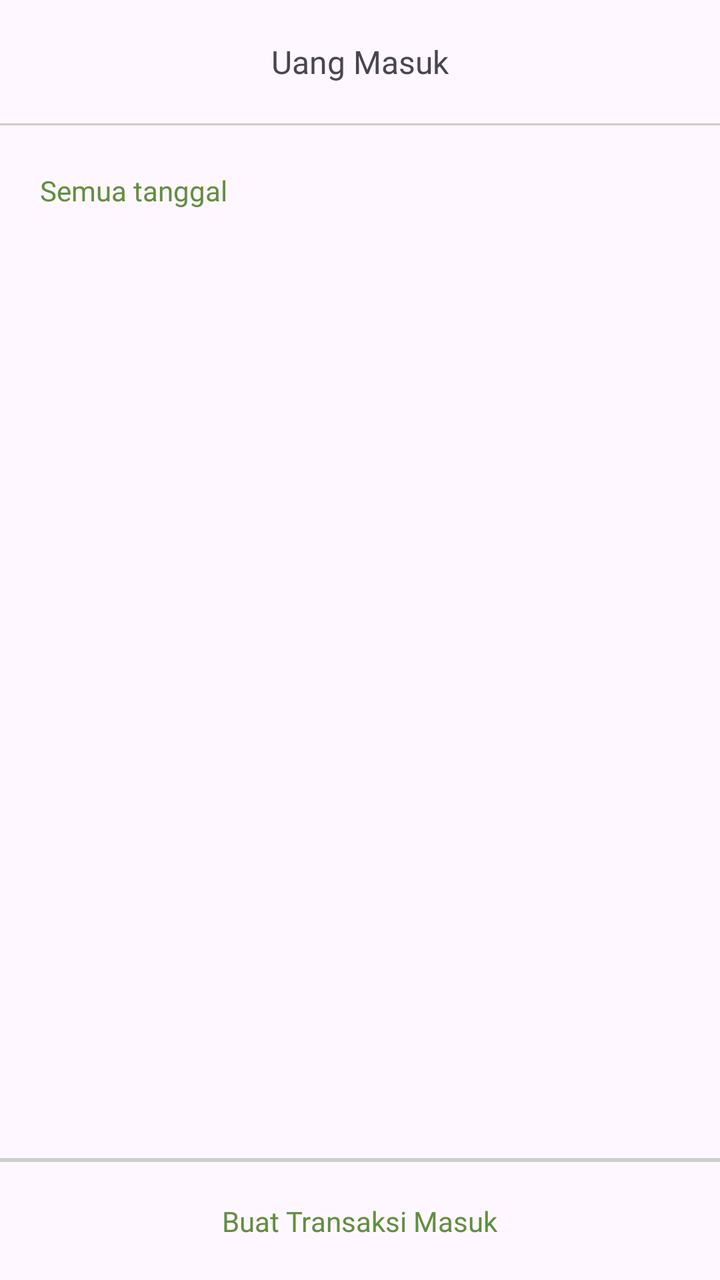
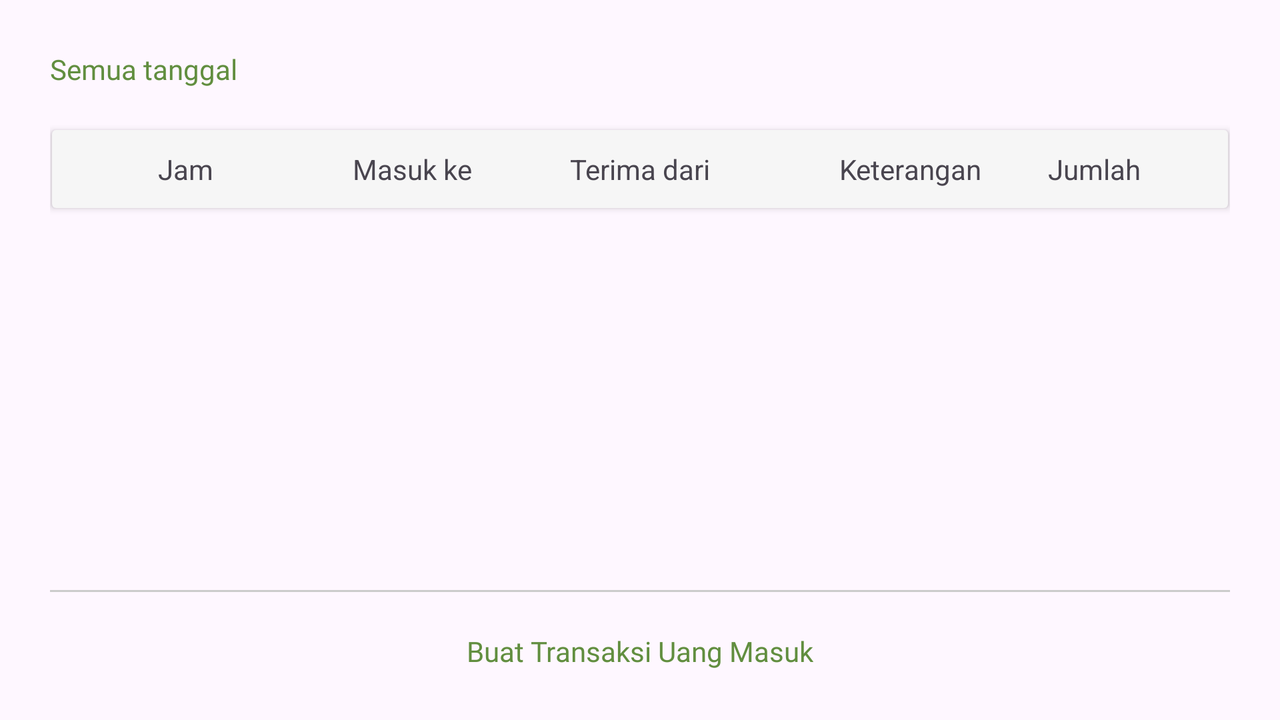

The same Android screen from two of the app's own layout files: first res/layout/ as a phone draws it, then the repository's variant for another configuration, drawn on a device whose configuration selects that folder. Both files follow.
<!-- AndroidManifest.xml: application theme Theme.AndroidDevTest2 -->
<!-- res/layout/fragment_daftar_uang_masuk.xml -->
<?xml version="1.0" encoding="utf-8"?>
<RelativeLayout xmlns:android="http://schemas.android.com/apk/res/android"
    xmlns:app="http://schemas.android.com/apk/res-auto"
    xmlns:tools="http://schemas.android.com/tools"
    android:layout_width="match_parent"
    android:layout_height="match_parent"
    android:orientation="vertical"
    tools:context=".ui.theme.main.ui.fragment.DaftarUangMasukFragment">

    <LinearLayout
        android:layout_alignParentTop="true"
        android:layout_above="@id/parentBottom"
        android:layout_width="match_parent"
        android:layout_height="wrap_content"
        android:orientation="vertical">

        <LinearLayout
            android:layout_width="match_parent"
            android:layout_height="wrap_content"
            android:orientation="vertical">

            <RelativeLayout
                android:padding="20dp"
                android:layout_width="match_parent"
                android:layout_height="wrap_content">

                <ImageButton
                    android:id="@+id/icBackActivity"
                    android:layout_width="wrap_content"
                    android:layout_height="wrap_content"
                    android:src="@drawable/ic_back_activity"
                    android:background="@null" />

                <TextView
                    android:layout_width="wrap_content"
                    android:layout_height="wrap_content"
                    android:text="Uang Masuk"
                    android:fontFamily="@font/poppins_bold"
                    android:textSize="16sp"
                    android:layout_centerInParent="true" />
            </RelativeLayout>

            <View
                android:layout_width="match_parent"
                android:layout_height="1dp"
                android:background="@color/line" />
        </LinearLayout>

        <LinearLayout
            android:layout_width="match_parent"
            android:layout_height="wrap_content"
            android:orientation="vertical"
            android:padding="20dp">

            <RelativeLayout
                android:layout_width="match_parent"
                android:layout_height="wrap_content">

                <TextView
                    android:id="@+id/rangeDate"
                    android:layout_centerVertical="true"
                    android:layout_width="wrap_content"
                    android:layout_height="wrap_content"
                    android:textColor="@color/green_primary"
                    android:fontFamily="@font/poppins_medium"
                    android:text="Semua tanggal" />
                <ImageView
                    android:id="@+id/btnCalender"
                    android:layout_width="25dp"
                    android:layout_height="25dp"
                    android:src="@drawable/ic_calender"
                    android:layout_alignParentEnd="true"
                    app:tint="@color/green_primary" />
            </RelativeLayout>
            <androidx.recyclerview.widget.RecyclerView
                android:id="@+id/recyclerView"
                android:layout_marginTop="15dp"
                android:layout_width="match_parent"
                android:layout_height="wrap_content" />
        </LinearLayout>
    </LinearLayout>

    <LinearLayout
        android:id="@+id/parentBottom"
        android:layout_alignParentBottom="true"
        android:layout_width="match_parent"
        android:layout_height="wrap_content"
        android:orientation="vertical">
        <View
            android:layout_width="match_parent"
            android:layout_height="2dp"
            android:background="@color/line"/>
        <TextView
            android:id="@+id/btnCreateTransaction"
            android:layout_width="wrap_content"
            android:layout_height="wrap_content"
            android:textColor="@color/green_primary"
            android:fontFamily="@font/poppins_semi_bold"
            android:text="Buat Transaksi Masuk"
            android:layout_margin="20dp"
            android:layout_gravity="center_horizontal"/>
    </LinearLayout>

</RelativeLayout>
<!-- resources referenced by this layout -->
<resources>
  <color name="green_primary">#618E3F</color>
  <color name="line">#CCCCCC</color>
  <style name="Theme.AndroidDevTest2" parent="Theme.Material3.DayNight.NoActionBar">
          <item name="colorPrimary">@color/green_primary</item>
          <item name="colorSecondary">@color/md_theme_light_secondary</item>
          <item name="colorSurface">@color/md_theme_light_surface</item>
      </style>
  <color name="md_theme_light_secondary">#625B71</color>
  <color name="md_theme_light_surface">#FFFFFF</color>
</resources>
<!-- res/layout-land/fragment_daftar_uang_masuk.xml (the repository's variant of the layout above) -->
<!-- drawn on the phone turned sideways -->
<?xml version="1.0" encoding="utf-8"?>

<RelativeLayout xmlns:android="http://schemas.android.com/apk/res/android"
    xmlns:app="http://schemas.android.com/apk/res-auto"
    xmlns:tools="http://schemas.android.com/tools"
    android:layout_width="match_parent"
    android:padding="25dp"
    android:orientation="vertical"
    android:layout_height="match_parent">
    <LinearLayout
        android:layout_alignParentTop="true"
        android:layout_above="@id/parentBottom"
        android:layout_width="match_parent"
        android:layout_height="wrap_content"
        android:orientation="vertical">
        <RelativeLayout
            android:layout_width="match_parent"
            android:layout_marginBottom="20dp"
            android:layout_height="wrap_content">
            <TextView
                android:id="@+id/rangeDate"
                android:layout_width="wrap_content"
                android:layout_height="wrap_content"
                android:text="Semua tanggal"
                android:fontFamily="@font/poppins_regular"
                android:textSize="14sp"
                android:textColor="@color/green_primary"/>
            <ImageView
                android:id="@+id/btnCalender"
                android:layout_width="wrap_content"
                android:layout_height="wrap_content"
                android:src="@drawable/ic_calender"
                android:layout_alignParentEnd="true"
                app:tint="@color/green_primary" />
        </RelativeLayout>
        <androidx.cardview.widget.CardView
            android:layout_margin="1dp"
            android:layout_width="match_parent"
            android:layout_height="wrap_content"
            android:weightSum="10"
            app:cardCornerRadius="2dp"
            app:cardBackgroundColor="@color/bg_header_row"
            android:orientation="horizontal">
            <LinearLayout
                android:layout_width="match_parent"
                android:layout_height="wrap_content"
                android:padding="10dp"
                android:orientation="horizontal">
                <TextView
                    android:layout_width="0dp"
                    android:layout_height="wrap_content"
                    android:text="Jam"
                    android:gravity="center"
                    android:layout_weight="2"/>
                <TextView
                    android:layout_width="0dp"
                    android:layout_height="wrap_content"
                    android:text="Masuk ke"
                    android:gravity="center"
                    android:layout_weight="2"/>
                <TextView
                    android:layout_width="0dp"
                    android:layout_height="wrap_content"
                    android:text="Terima dari"
                    android:gravity="center"
                    android:layout_weight="2"/>
                <TextView
                    android:layout_width="0dp"
                    android:layout_height="wrap_content"
                    android:text="Keterangan"
                    android:gravity="end|center_horizontal"
                    android:layout_weight="2"/>
                <TextView
                    android:layout_width="0dp"
                    android:layout_height="wrap_content"
                    android:text="Jumlah"
                    android:gravity="center"
                    android:layout_weight="2"/>
            </LinearLayout>
        </androidx.cardview.widget.CardView>
        <androidx.recyclerview.widget.RecyclerView
            android:id="@+id/recyclerView"
            android:layout_width="match_parent"
            android:layout_height="wrap_content"
            />
    </LinearLayout>

    <LinearLayout
        android:id="@+id/parentBottom"
        android:layout_alignParentBottom="true"
        android:layout_width="match_parent"
        android:layout_height="wrap_content"
        android:orientation="vertical">
        <View
            android:layout_width="match_parent"
            android:layout_height="1dp"
            android:background="@color/line"/>
        <TextView
            android:id="@+id/btnCreateTransaction"
            android:layout_marginTop="20dp"
            android:layout_gravity="center_horizontal"
            android:layout_width="wrap_content"
            android:layout_height="wrap_content"
            android:text="Buat Transaksi Uang Masuk"
            android:fontFamily="@font/poppins_medium"
            android:textSize="14sp"
            android:textColor="@color/green_primary"/>
    </LinearLayout>

</RelativeLayout>
<!-- resources referenced by the variant -->
<!-- as the phone turned sideways resolves them -->
<resources>
  <color name="bg_header_row">#F6F6F6</color>
  <color name="green_primary">#618E3F</color>
  <color name="line">#CCCCCC</color>
  <style name="Theme.AndroidDevTest2" parent="Theme.Material3.DayNight.NoActionBar">
          <item name="colorPrimary">@color/green_primary</item>
          <item name="colorSecondary">@color/md_theme_light_secondary</item>
          <item name="colorSurface">@color/md_theme_light_surface</item>
      </style>
  <color name="md_theme_light_secondary">#625B71</color>
  <color name="md_theme_light_surface">#FFFFFF</color>
</resources>
